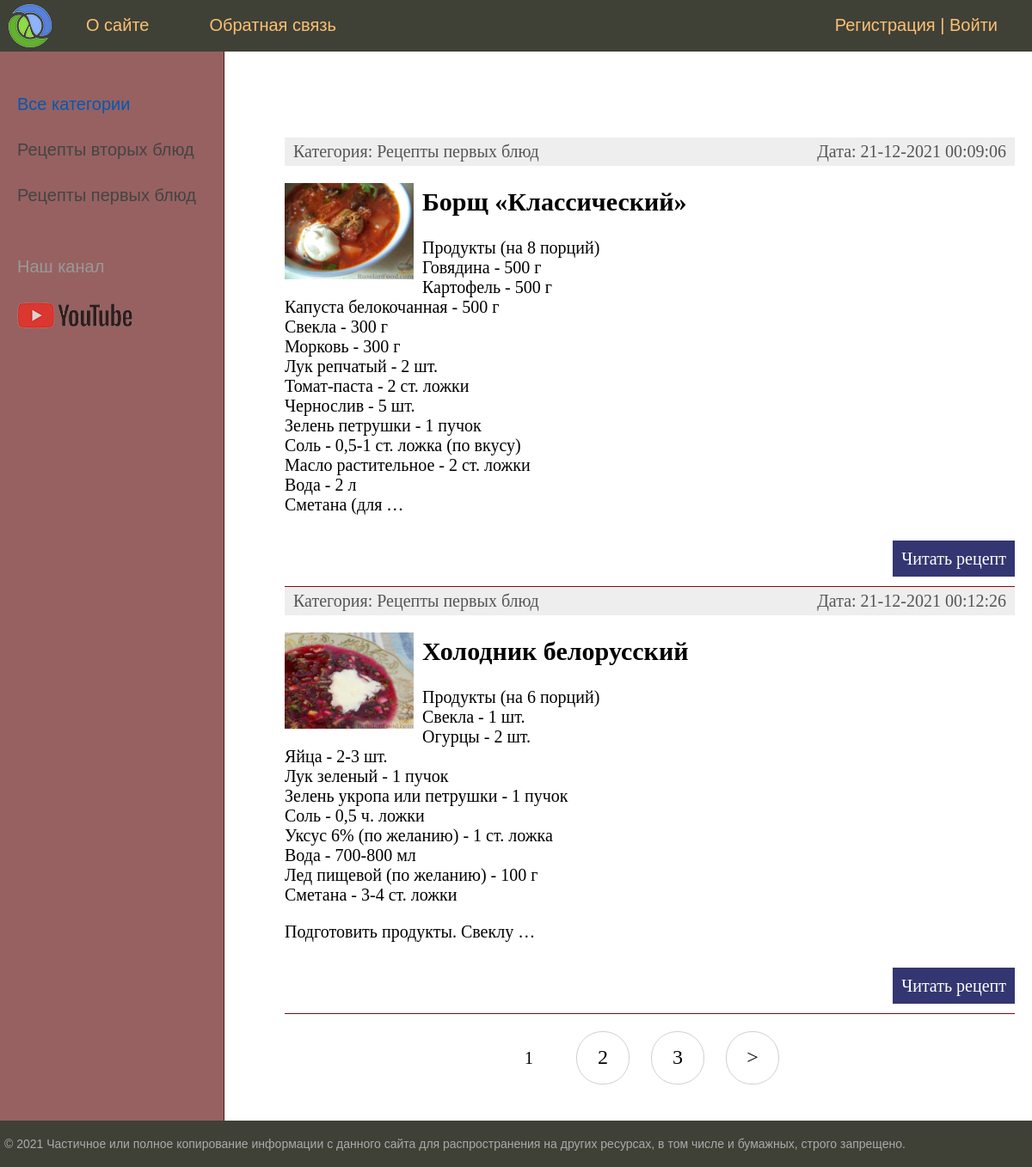
The page / on the database its author committed.
### post/models.py (models this page shows, shortened)
class Category(models.Model):
    name = models.CharField(max_length=100, db_index=True, verbose_name="Категории")
    slug = models.SlugField(max_length=255, unique=True, db_index=True, verbose_name="URL")
    def __str__(self):
        return self.name
    def get_absolute_url(self):
        return reverse('category', kwargs={'cat_slug': self.slug})
    class Meta:
        verbose_name = 'Категория'
        verbose_name_plural = 'Категории'
        ordering = ['id']

class Recipe(models.Model):
    title = models.CharField(max_length=255, verbose_name="Заголовок")
    slug = models.SlugField(max_length=255, unique=True, db_index=True, verbose_name="URL")
    content = models.TextField(blank=True, verbose_name="Рецепт")
    photo = models.ImageField(upload_to="photos/%Y/%m/%d/", verbose_name="Фото")
    time_create = models.DateTimeField(auto_now_add=True, verbose_name="Время создания")
    time_update = models.DateTimeField(auto_now=True, verbose_name="Время изменения")
    is_published = models.BooleanField(default=True, verbose_name="Публикация")
    cat = models.ForeignKey('Category', on_delete=models.PROTECT, verbose_name="Категории")
    def get_absolute_url(self):
            return reverse('post', kwargs={'post_slug': self.slug})
    class Meta:
        verbose_name = 'Рецепт'
        verbose_name_plural = 'Рецепты'
        ordering = ['id']

### post/views.py (the view)
# urls.py: path('', RecipeHome.as_view(), name='home'),
class RecipeHome(DataMixin, ListView):
    model = Recipe
    template_name = 'post/index.html'
    context_object_name = 'posts'
    def get_context_data(self, *, object_list=None, **kwargs):
        context = super().get_context_data(**kwargs)
        c_def = self.get_user_context(title="Главная страница")
        return context | c_def
    def get_queryset(self):
        return Recipe.objects.filter(is_published=True).select_related('cat')

### post/utils.py (called while the page is built)
    def get_user_context(self, **kwargs):
        context = kwargs
        cats = Category.objects.annotate(Count('recipe'))
        user_menu = menu.copy()
        if not self.request.user.is_authenticated:
            user_menu.pop(1)
        context['menu'] = user_menu
        context['cats'] = cats
        if 'cat_selected' not in context:
            context['cat_selected'] = 0
        return context

### post/templates/post/index.html (shortened to what this page needs)
{% extends 'post/base.html' %}
{% block content %}
<ul class="list-articles">
	{% for p in posts %}
			<li><div class="article-panel">
	<p class="first">Категория: {{p.cat}}</p>
	<p class="last">Дата: {{p.time_update|date:"d-m-Y H:i:s"}}</p>
</div>
{% if p.photo %}
	<p><img class="img-article-left thumb" src="{{p.photo.url}}"></p>
{% endif %}
				<h2>{{p.title}}</h2>
	{% autoescape on %}
	{{p.content|linebreaks|truncatewords:50}}
	{% endautoescape %}
			<p class="link-read-post"><a href="{{ p.get_absolute_url }}">Читать рецепт</a></p>
			</li>
	{% endfor %}
</ul>
{% endblock %}

### post/templates/post/base.html (shortened to what this page needs)
{% load static %}
{% load post_tags %}
<!DOCTYPE html>
<html>
<head>
	<link type="text/css" href="{% static 'post/css/styles.css' %}" rel="stylesheet" />
</head>
<body>
<table class="table-page" border=0 cellpadding="0" cellspacing="0">
<tr><td valign=top>
{% block mainmenu %}
		<div class="header">
			<ul id="mainmenu" class="mainmenu">
			<li class="logo"><a href="{% url 'home' %}"><div class="logo"></div></a></li>
{% for m in menu %}
			<li><a href="{% url m.url_name %}">{{m.title}}</a></li>
{% endfor %}
				{% if request.user.is_authenticated %}
				<li class="last"> {{user.username}} | <a href="{% url 'logout' %}">Выйти</a></li>
				{% else %}
				<li class="last"><a href="{% url 'register' %}">Регистрация</a> | <a href="{% url 'login' %}">Войти</a></li>
				{% endif %}
			</ul>
		</div>
{% endblock mainmenu %}
<table class="table-content" border=0 cellpadding="0" cellspacing="0">
<tr>
	<td valign="top" class="left-chapters">
	<ul id="leftchapters">
{% if cat_selected == 0 %}
		<li class="selected">Все категории</li>
{% else %}
		<li><a href="{% url 'home' %}">Все категории</a></li>
{% endif %}
{% for c in cats %}
{% if c.recipe__count > 0 %}
	{% if c.pk == cat_selected %}
		<li class="selected">{{c.name}}</li>
	{% else %}
		<li><a href="{{ c.get_absolute_url }}">{{c.name}}</a></li>
	{% endif %}
{% endif %}
{% endfor %}
		<li class="share">
		<p>Наш канал</p>
		<a class="share-yt" href="https://www.youtube.com/channel/UCvGIDOS-qst0BHeLG-RX5YA" target="_blank" rel="nofollow"></a>
		</li>
	</ul>
</td>
<td valign="top" class="content">
	<div class="content-text">
{% block content %}
{% endblock %}
{% if page_obj.has_other_pages %}
<nav class="list-pages">
    <ul>
        {% for p in paginator.page_range %}
		{% if page_obj.number == p %}
        <li class="page-num page-num-selected">{{ p }}</li>
		{% elif p >= page_obj.number|add:-2 and p <= page_obj.number|add:2  %}
        <li class="page-num">
        <a href="?page={{ p }}">{{ p }}</a>
        </li>
		{% endif %}
        {% endfor %}
{% if page_obj.has_next %}
<li class="page-num">
	<a href="?page={{ page_obj.next_page_number }}">&gt;</a>
</li>
{% endif %}
    </ul>
</nav>
{% endif %}
	</div>
</td></tr></table>
</td></tr>
<tr><td valign=top>
	<div id="footer">
		<p>&copy; 2021 Частичное или полное копирование информации с данного сайта для распространения на других ресурсах, в том числе и бумажных, строго запрещено.</p>
	</div>
</td></tr></table>
</body>
</html>

### post/static/post/css/styles.css (style rules this page uses)
html, body { font-family: 'Arial'; margin: 0; padding: 0; height: 100%; width: 100%; color: rgb(107, 53, 53); }
a { color: #0059b2; text-decoration: none; }
img { max-width: 600px; height: auto; }
img.img-article-left { max-width: 300px; height: auto; float: left; padding: 0 10px 10px 0; }
img.img-article-left.thumb { max-width: 150px; height: auto; }
p.link-read-post { text-align: right; }
p.link-read-post a { padding: 10px; min-width: 100px; background: #333671; color: #fff; text-decoration: none; }
div.article-panel { background: #eee; padding: 5px 10px 5px 10px; box-sizing border-box; overflow: hidden; color: #555; }
div.article-panel p.first { margin: 0; float: left; }
div.article-panel p.last { margin: 0; float: right; }
ul.list-articles { list-style: none; margin: 0; padding: 0; }
ul.list-articles li { border-bottom: 1px solid rgb(126, 10, 10); }
.table-page { width: 100%; height: 100%; vertical-align: top; }
.table-page tr { height: 100%; }
.header { background: #3F4137; height: 60px; }
.logo { background: url('../images/logo.png') no-repeat 10px 5px; width: 70px; height: 60px; }
ul.mainmenu { list-style: none; margin: 0; padding: 0; height: 60px; color: #fdc073; font-size: 20px; overflow: hidden; }
ul.mainmenu li { float: left; margin: 18px 40px 0 30px; }
ul.mainmenu li.logo { margin: 0; }
ul.mainmenu li.last { float: right; }
ul.mainmenu li a { color: #fdc073; text-decoration: none; }
.table-content { width: 100%; min-height: 100%; height: 100%; }
.left-chapters { margin: 0; background: rgb(151, 97, 97); border-right: 1px solid rgb(80, 21, 21); min-height: 100%; }
.left-chapters ul { width: 230px; min-height: 100%; margin: 0; padding: 20px 10px 10px 20px; list-style: none; font-size: 20px; }
.left-chapters ul li { margin: 30px 0 0 0; color: #999; }
.left-chapters ul li.selected { color: #0059b2; }
.left-chapters ul li a { color: #444; text-decoration: none; }
.left-chapters ul li.share { margin: 60px 0 0 0; }
.left-chapters ul li.share p { margin: 30px 0 30px 0; }
.left-chapters ul li.share a { display: inline-block; width: 40px; height: 40px; margin: 0 20px 0 0; }
.left-chapters ul li.share a.share-yt { width: 100%; height: 30px; background: url('../images/share_yt.png') no-repeat 0 0 }
.content { padding: 40px 20px 20px 40px; width: 100%; box-sizing: border-box; }
.content-text { margin: 60px 0 0 30px; color: #000; font-size: 20px; font-family: Yandex Sans Display Light; }
#footer { box-sizing: border-box; background: #3F4137; padding: 5px; color: #aaa; font-size: 14px; font-family: Verdana, Geneva, Arial, Helvetica; text-align: left; overflow: hidden; }
.list-pages { text-align: center; margin: 0 0 20px 0; }
.list-pages ul { margin: 20px 0 0 0; padding: 0; list-style: none; }
.list-pages ul li { display: inline-block; margin: 0 20px 0 0; }
.list-pages a { color: #000; font-size: 24px; text-decoration: none; }
.list-pages .page-num, .page-num-selected { display: inline-block; width: 60px; height: 44px; padding: 16px 0 0 0; border: 1px solid #d0d0d0; border-radius: 30px; }
.list-pages .page-num-selected { border: none; color: #000; font-size: 20px; }

### rows shown on the page
Category: name "Рецепты вторых блюд"
Category: name "Рецепты первых блюд"
Recipe: cat "Рецепты первых блюд", time_update "21-12-2021 00:09:06", photo (picture), title "Борщ «Классический»", content "Продукты (на 8 порций) Говядина - 500 г Картофель - 500 г Капуста белокочанная - 500 г Свекла - 300 г Морковь - 300 г Лук репчатый - 2 шт. Томат-паста - 2 ст. ложки Чернослив - 5 шт. Зелень петрушки - 1 пучок Соль - 0,5-1 ст. ложка (по вкусу) Масло растительное - 2 ст. ложки Вода - 2 л Сметана (для …"
Recipe: cat "Рецепты первых блюд", time_update "21-12-2021 00:12:26", photo (picture), title "Холодник белорусский", content "Продукты (на 6 порций) Свекла - 1 шт. Огурцы - 2 шт. Яйца - 2-3 шт. Лук зеленый - 1 пучок Зелень укропа или петрушки - 1 пучок Соль - 0,5 ч. ложки Уксус 6% (по желанию) - 1 ст. ложка Вода - 700-800 мл Лед пищевой (по желанию) - 100 г Сметана - 3-4 ст. ложки Подготовить продукты. Свеклу …"

### other values the page prints
{{ m.title }} "О сайте" "Обратная связь"
{{ p }} "1"
{{ p }} "2" "3"
